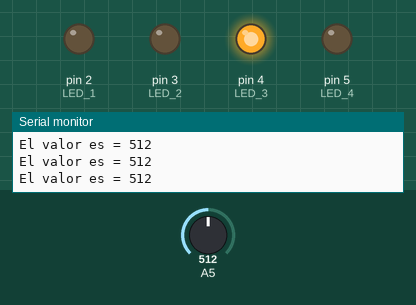
Bench run of a sketch on a simulated Arduino Uno, built with avr-gcc and run on an emulated ATmega328P. Parts: output pins drawn as LEDs (lit = HIGH), the last lines printed to the serial monitor. The test bench sets the inputs (shaded band); at power-on: A5 = 512.

Above: at 1.2 s.
1.3 s: A5 set to 504
At 1.8 s:
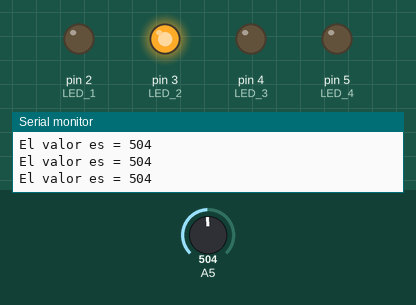
2.8 s: A5 set to 1023
At 4.0 s:
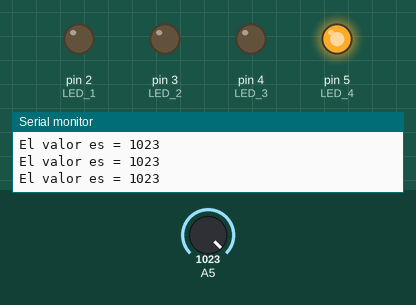
4.3 s: A5 set to 783
7.3 s: A5 set to 756
At 7.7 s:
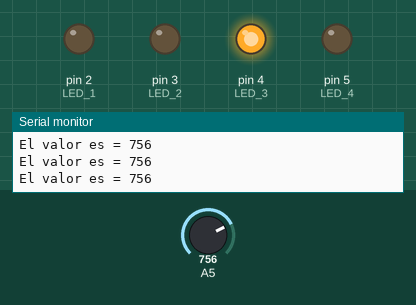
8.8 s: A5 set to 246
At 10.0 s:
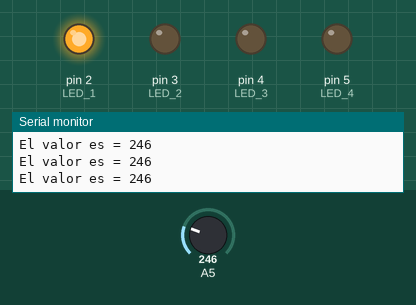
10.3 s: A5 set to 273
At 11.3 s:
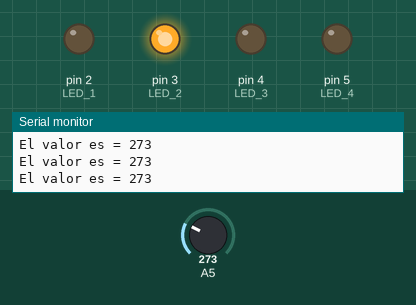
Timing chart, 0 to 12.8 s (numbered marks = the images above; inputs shaded):
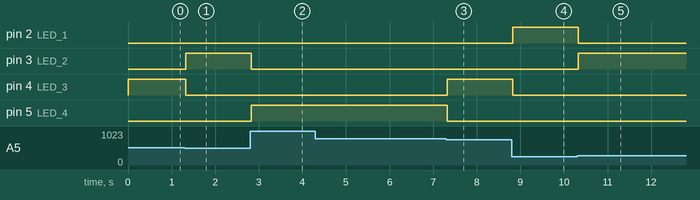

Measured:
- the behaviour switches between 512 and 511 on A5 (found by bisection; images 0 and 1)
- the behaviour switches between 768 and 767 on A5 (found by bisection; images 2 and 3)
- the behaviour switches between 255 and 256 on A5 (found by bisection; images 4 and 5)
- after the input at 1.3 s, pin 3 (LED_2): LOW → HIGH at once; pin 4 (LED_3): HIGH → LOW at once
- after the input at 2.8 s, pin 3 (LED_2): HIGH → LOW at once; pin 5 (LED_4): LOW → HIGH at once
- after the input at 7.3 s, pin 4 (LED_3): LOW → HIGH at once; pin 5 (LED_4): HIGH → LOW at once
- after the input at 8.8 s, pin 2 (LED_1): LOW → HIGH at once; pin 4 (LED_3): HIGH → LOW at once
- after the input at 10.3 s, pin 2 (LED_1): HIGH → LOW at once; pin 3 (LED_2): LOW → HIGH at once

The sketch:

practica4_potensiometro.ino
```cpp
//Variable donde almacenaremos el valor del potenciómetro
long valor;
//Declaramos los pins de los LEDs
int LED_1 = 2;
int LED_2 = 3;
int LED_3 = 4;
int LED_4 = 5;
void setup() {
  //Inicializamos la comunicación serial
  Serial.begin(9600);
  //Escribimos por el monitor serie mensaje de inicio
  Serial.println("Inicio de sketch - valores del potenciómetro");
  pinMode(LED_1, OUTPUT);
  pinMode(LED_2, OUTPUT);
  pinMode(LED_3, OUTPUT);
  pinMode(LED_4, OUTPUT);}
void loop() {
  // leemos del pin A5 valor
  valor = analogRead(A5);
  //Imprimimos por el monitor serie
  Serial.print("El valor es = ");
  Serial.println(valor);
  if(valor >= 2 && valor <=255)
  {   digitalWrite(LED_1, HIGH);
      digitalWrite(LED_2, LOW);
      digitalWrite(LED_3, LOW);
      digitalWrite(LED_4, LOW); }
  if (valor >= 256 && valor <=511)
  {   digitalWrite(LED_1, LOW);
      digitalWrite(LED_2, HIGH);
      digitalWrite(LED_3, LOW);
      digitalWrite(LED_4, LOW);  }
  if (valor >= 512 && valor <=767)
  {   digitalWrite(LED_1, LOW);
      digitalWrite(LED_2, LOW);
      digitalWrite(LED_3, HIGH);
      digitalWrite(LED_4, LOW);}
  if (valor >= 768 && valor <=1023)
  {   digitalWrite(LED_1, LOW);
      digitalWrite(LED_2, LOW);
      digitalWrite(LED_3, LOW);
      digitalWrite(LED_4, HIGH); }}
```
